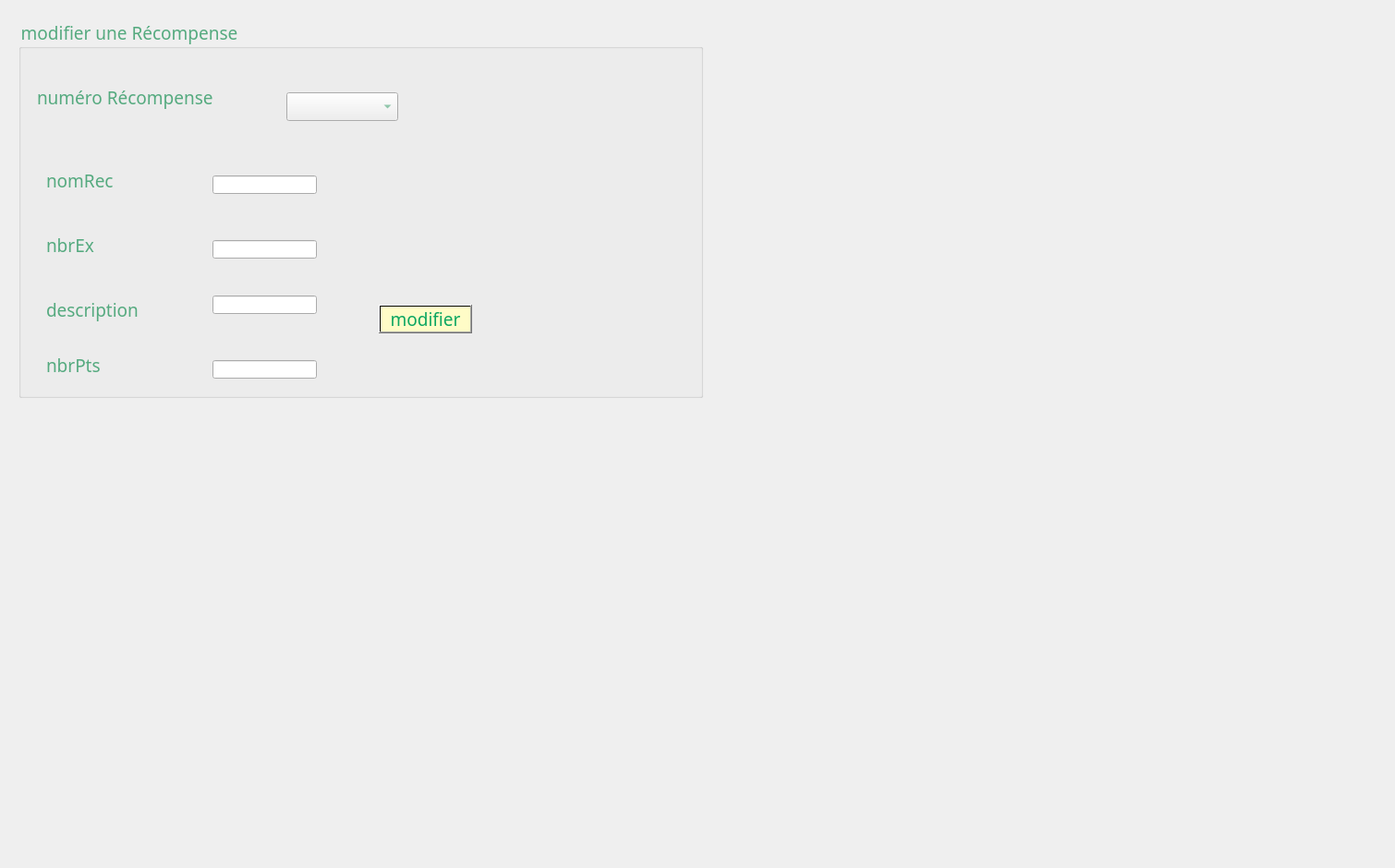
      <widget class="QWidget" name="modifierRecompense">
       <attribute name="title">
        <string>Modifier</string>
       </attribute>
       <widget class="QGroupBox" name="ajouterRec">
        <property name="geometry">
         <rect>
          <x>20</x>
          <y>20</y>
          <width>741</width>
          <height>411</height>
         </rect>
        </property>
        <property name="font">
         <font>
          <family>Rockwell</family>
          <pointsize>14</pointsize>
          <weight>50</weight>
          <italic>false</italic>
          <bold>false</bold>
         </font>
        </property>
        <property name="styleSheet">
         <string notr="true">color:rgb(85, 170, 127);</string>
        </property>
        <property name="title">
         <string>modifier une Récompense</string>
        </property>
        <property name="flat">
         <bool>false</bool>
        </property>
        <property name="checkable">
         <bool>false</bool>
        </property>
        <widget class="QLabel" name="nbrPts_label">
         <property name="geometry">
          <rect>
           <x>30</x>
           <y>360</y>
           <width>141</width>
           <height>31</height>
          </rect>
         </property>
         <property name="font">
          <font>
           <family>Rockwell</family>
           <pointsize>14</pointsize>
           <weight>50</weight>
           <italic>false</italic>
           <bold>false</bold>
          </font>
         </property>
         <property name="text">
          <string>nbrPts</string>
         </property>
        </widget>
        <widget class="QLabel" name="nbrEx_label_2">
         <property name="geometry">
          <rect>
           <x>30</x>
           <y>230</y>
           <width>141</width>
           <height>31</height>
          </rect>
         </property>
         <property name="font">
          <font>
           <family>Rockwell</family>
           <pointsize>14</pointsize>
           <weight>50</weight>
           <italic>false</italic>
           <bold>false</bold>
          </font>
         </property>
         <property name="text">
          <string>nbrEx</string>
         </property>
        </widget>
        <widget class="QLabel" name="nomRec_label_2">
         <property name="geometry">
          <rect>
           <x>30</x>
           <y>160</y>
           <width>171</width>
           <height>31</height>
          </rect>
         </property>
         <property name="font">
          <font>
           <family>Rockwell</family>
           <pointsize>14</pointsize>
           <weight>50</weight>
           <italic>false</italic>
           <bold>false</bold>
          </font>
         </property>
         <property name="text">
          <string>nomRec</string>
         </property>
        </widget>
        <widget class="QLabel" name="description_label_2">
         <property name="geometry">
          <rect>
           <x>30</x>
           <y>300</y>
           <width>171</width>
           <height>31</height>
          </rect>
         </property>
         <property name="font">
          <font>
           <family>Rockwell</family>
           <pointsize>14</pointsize>
           <weight>50</weight>
           <italic>false</italic>
           <bold>false</bold>
          </font>
         </property>
         <property name="text">
          <string>description</string>
         </property>
        </widget>
        <widget class="QLineEdit" name="nom_3">
         <property name="geometry">
          <rect>
           <x>210</x>
           <y>170</y>
           <width>113</width>
           <height>20</height>
          </rect>
         </property>
        </widget>
        <widget class="QLineEdit" name="nombre_exemplaire">
         <property name="geometry">
          <rect>
           <x>210</x>
           <y>240</y>
           <width>113</width>
           <height>20</height>
          </rect>
         </property>
        </widget>
        <widget class="QLineEdit" name="nombre_points">
         <property name="geometry">
          <rect>
           <x>210</x>
           <y>370</y>
           <width>113</width>
           <height>20</height>
          </rect>
         </property>
        </widget>
        <widget class="QLineEdit" name="desc">
         <property name="geometry">
          <rect>
           <x>210</x>
           <y>300</y>
           <width>113</width>
           <height>20</height>
          </rect>
         </property>
        </widget>
        <widget class="QLabel" name="numRec_label_2">
         <property name="geometry">
          <rect>
           <x>20</x>
           <y>70</y>
           <width>231</width>
           <height>31</height>
          </rect>
         </property>
         <property name="font">
          <font>
           <family>Rockwell</family>
           <pointsize>14</pointsize>
           <weight>50</weight>
           <italic>false</italic>
           <bold>false</bold>
          </font>
         </property>
         <property name="text">
          <string>numéro Récompense</string>
         </property>
        </widget>
        <widget class="QComboBox" name="num_rec">
         <property name="geometry">
          <rect>
           <x>290</x>
           <y>80</y>
           <width>121</width>
           <height>31</height>
          </rect>
         </property>
        </widget>
        <widget class="QPushButton" name="modiferRecompense">
         <property name="geometry">
          <rect>
           <x>390</x>
           <y>310</y>
           <width>101</width>
           <height>31</height>
          </rect>
         </property>
         <property name="font">
          <font>
           <family>Rockwell</family>
           <pointsize>14</pointsize>
           <weight>50</weight>
           <italic>false</italic>
           <bold>false</bold>
          </font>
         </property>
         <property name="styleSheet">
          <string notr="true">background-color: qlineargradient(spread:pad, x1:1, y1:0, x2:1, y2:0, stop:0.919598 rgba(255, 252, 199), stop:0.98 rgba(0, 0, 0, 255), stop:1 rgba(235, 148, 61, 255));
color:rgb(12, 166, 97);</string>
         </property>
         <property name="text">
          <string>modifier</string>
         </property>
        </widget>
       </widget>
       <widget class="QLabel" name="label_photo_17">
        <property name="geometry">
         <rect>
          <x>-10</x>
          <y>0</y>
          <width>1501</width>
          <height>931</height>
         </rect>
        </property>
        <property name="text">
         <string/>
        </property>
        <property name="pixmap">
         <pixmap>../imagesQT/mailingback.jpg</pixmap>
        </property>
       </widget>
       <widget class="QLabel" name="label_40">
        <property name="geometry">
         <rect>
          <x>780</x>
          <y>320</y>
          <width>56</width>
          <height>191</height>
         </rect>
        </property>
        <property name="text">
         <string/>
        </property>
       </widget>
       <widget class="QLabel" name="label_42">
        <property name="geometry">
         <rect>
          <x>-70</x>
          <y>-20</y>
          <width>861</width>
          <height>481</height>
         </rect>
        </property>
        <property name="styleSheet">
         <string notr="true">background:url(:/11.jpg)</string>
        </property>
        <property name="text">
         <string/>
        </property>
       </widget>
       <zorder>label_42</zorder>
       <zorder>label_photo_17</zorder>
       <zorder>ajouterRec</zorder>
       <zorder>label_40</zorder>
      </widget>
